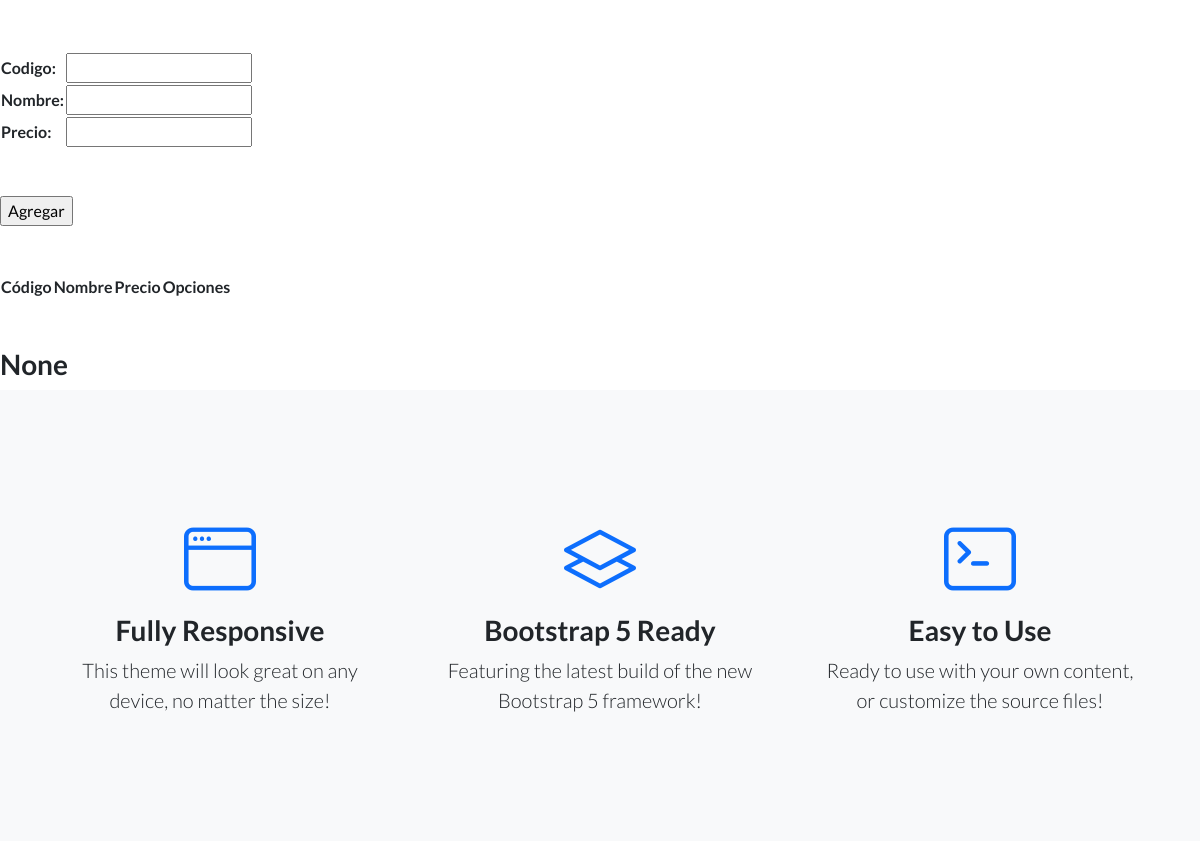
The page /AppCoder/maquillaje/ (middle part) on the database as committed earlier.
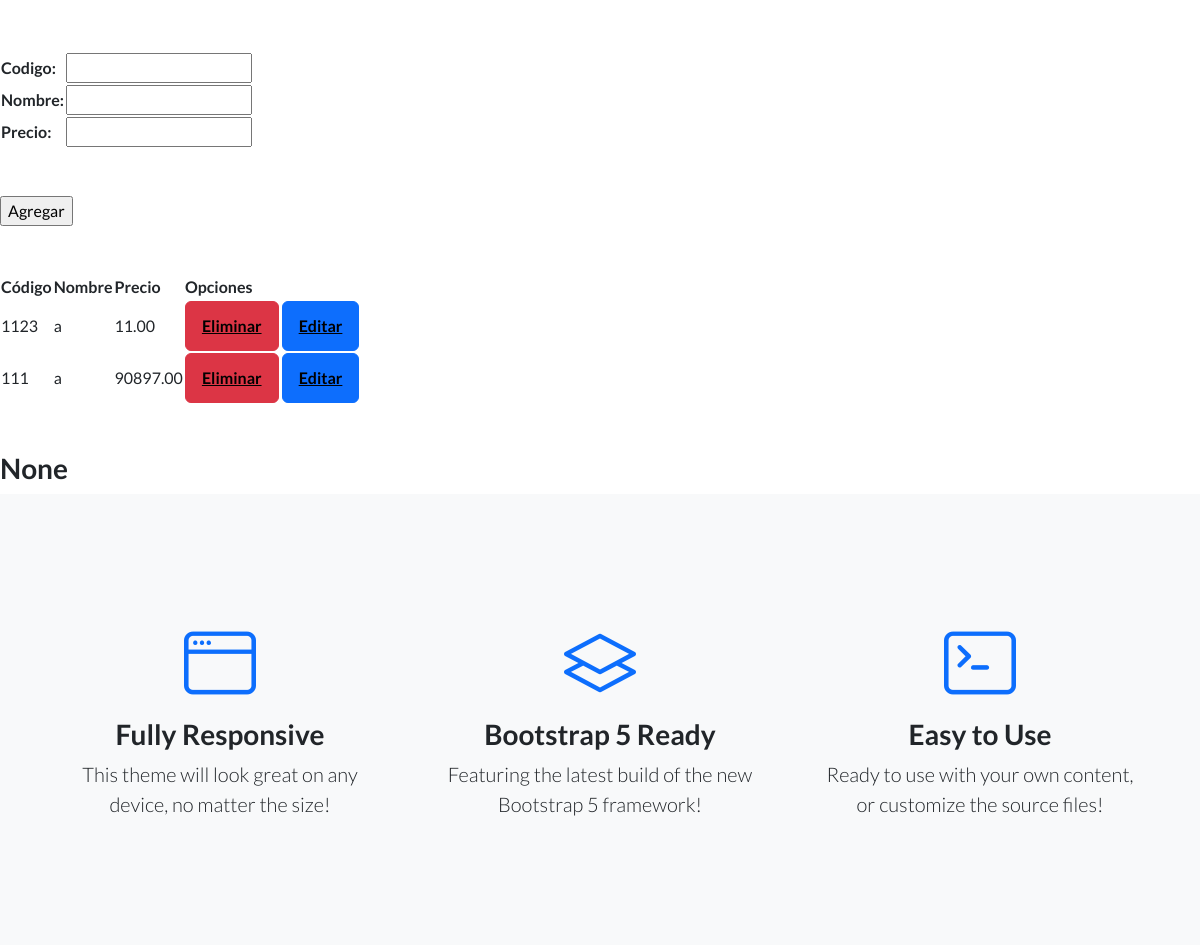
The same page on the database as committed later.
### AppCoder/models.py (models this page shows, shortened)
class Maquillaje(models.Model):
    Codigo = models.IntegerField()
    Nombre = models.CharField(max_length=50)
    Precio = models.DecimalField(max_digits=10, decimal_places=2, default=0.00)

### AppCoder/views.py (the view)
# urls.py: path('maquillaje/', maquillaje, name = 'maquillaje'),
def maquillaje(request):
    if request.method =="POST":
        form=maquillaje_Formulario(request.POST)
        if form.is_valid():
            info=form.cleaned_data
            codigo = info["Codigo"]
            nombre=info["Nombre"]
            precio=info["Precio"]
            maquillaje = Maquillaje(Codigo=codigo, Nombre=nombre, Precio=precio)
            maquillaje.save()
            mensaje = "Maquillaje Creado"
        else:
            mensaje = "Datos Inválidos"
    else:
        mensaje= None
    formulario_maquillaje = maquillaje_Formulario()
    maquillajes = Maquillaje.objects.all()
    return render(request, "AppCoder/maquillaje.html", {'formulario':formulario_maquillaje, 'mensaje':mensaje, 'maquillajes':maquillajes})

### AppCoder/forms.py
class maquillaje_Formulario(forms.Form):
    Codigo = forms.IntegerField()
    Nombre = forms.CharField(max_length=50)
    Precio = forms.DecimalField(max_digits=10, decimal_places=2)

### AppCoder/templates/AppCoder/maquillaje.html (shortened to what this page needs)
{% extends 'AppCoder/padre.html' %}
{% load static %}
{% block contenido_que_cambia %}
<br></br>
<form action = '{% url 'maquillaje' %}' method="POST"> {% csrf_token %}
    <table>
    {{ formulario.as_table }}
    </table>
    <br></br>
    <input type="submit" value="Agregar">
</form>
<br></br>
<table>
    <thead>
      <tr>
        <th>Código</th>
        <th>Nombre</th>
        <th>Precio</th>
        <th>Opciones</th>
      </tr>
    </thead>
    <tbody>
      {% for maquillajes in maquillajes %}
      <tr>
        <td>{{ maquillajes.Codigo }}</td>
        <td>{{ maquillajes.Nombre }}</td>
        <td>{{ maquillajes.Precio }}</td>
        <td>
            <a class="btn btn-danger" href="{% url 'eliminarmaquillaje' maquillajes.id %}" style = "Color: black;"><u><b>Eliminar</b></u></a>
            <a class="btn btn-primary" href="{% url 'editarmaquillaje' maquillajes.id %}" style = "Color: black;"><u><b>Editar</b></u></a>
        </td>
      </tr>
      {% endfor %}
    </tbody>
  </table>
  <br></br>
<h3>{{ mensaje }}</h3>
{% endblock %}

Rows that differ between the two databases and show on the page:
added Maquillaje: Codigo "1123", Nombre "a", Precio "11.00"
added Maquillaje: Codigo "111", Nombre "a", Precio "90897.00"
